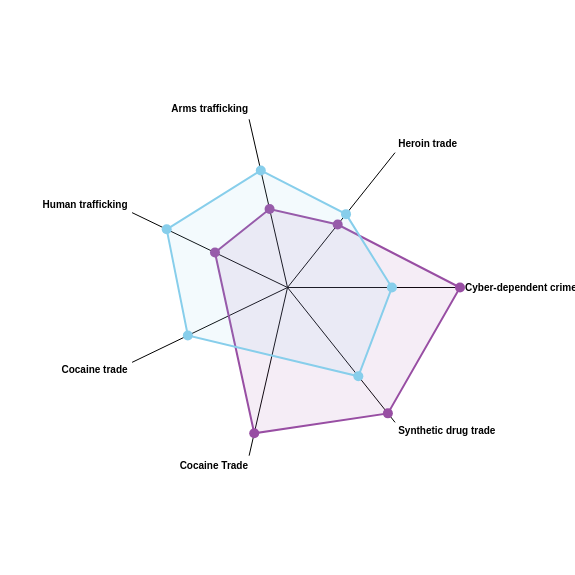

Vega-Lite specification stored for this chart:
### Vega specification from a JSON file in a GitHub repository (floating-point values rounded to 4 significant figures)
{"$schema": "https://vega.github.io/schema/vega/v5.json", "description": "A radar chart example, showing multiple dimensions in a radial layout.", "width": 575, "height": 575, "padding": 115, "autosize": {"type": "none", "contains": "padding"}, "signals": [{"name": "radius", "update": "width / 2"}], "data": [{"name": "table", "values": [{"Country": "Australia", "category": "Human trafficking", "value": 3.5}, {"Country": "Australia", "category": "Arms trafficking", "value": 3.5}, {"Country": "Australia", "category": "Heroin trade", "value": 3.5}, {"Country": "Australia", "category": "Cyber-dependent crimes", "value": 7.5}, {"Country": "Australia", "category": "Synthetic drug trade", "value": 7.0}, {"Country": "Australia", "category": "Cocaine Trade", "value": 6.5}, {"Country": "Rest of World", "category": "Human trafficking", "value": 5.83}, {"Country": "Rest of World", "category": "Arms trafficking", "value": 5.22}, {"Country": "Rest of World", "category": "Heroin trade", "value": 4.08}, {"Country": "Rest of World", "category": "Cyber-dependent crimes", "value": 4.54}, {"Country": "Rest of World", "category": "Synthetic drug trade", "value": 4.94}, {"Country": "Rest of World", "category": "Cocaine trade", "value": 4.81}]}, {"name": "countries", "source": "table", "transform": [{"type": "aggregate", "groupby": ["category"]}]}], "scales": [{"name": "angular", "type": "point", "range": {"signal": "[-PI, PI]"}, "padding": 0.5, "domain": {"data": "countries", "field": "category"}}, {"name": "radial", "type": "linear", "range": {"signal": "[0, radius]"}, "zero": true, "nice": false, "domain": {"data": "table", "field": "value"}, "domainMin": 0}, {"name": "color", "type": "ordinal", "domain": ["Australia", "Rest of World"], "range": ["#984ea3", "skyblue"]}], "encode": {"enter": {"x": {"signal": "radius"}, "y": {"signal": "radius"}}}, "marks": [{"type": "group", "name": "categories", "zindex": 2, "from": {"facet": {"data": "table", "name": "facet", "groupby": ["Country"]}}, "marks": [{"type": "line", "name": "category-line", "from": {"data": "facet"}, "zindex": 0, "encode": {"enter": {"interpolate": {"value": "linear-closed"}, "x": {"signal": "scale('radial', datum.value) * cos(scale('angular', datum.category))"}, "y": {"signal": "scale('radial', datum.value) * sin(scale('angular', datum.category))"}, "stroke": {"scale": "color", "field": "Country"}, "strokeWidth": {"value": 2}, "fill": {"scale": "color", "field": "Country"}, "fillOpacity": {"value": 0.1}}}}, {"type": "symbol", "from": {"data": "facet"}, "zindex": 4, "encode": {"enter": {"x": {"signal": "scale('radial', datum.value) * cos(scale('angular', datum.category))"}, "y": {"signal": "scale('radial', datum.value) * sin(scale('angular', datum.category))"}, "fill": {"scale": "color", "field": "Country"}, "size": {"value": 100}, "tooltip": {"signal": "datum.Country + ': ' + format(datum.value, '.2f')"}}}}]}, {"type": "rule", "name": "radial-grid", "from": {"data": "countries"}, "zindex": 0, "encode": {"enter": {"x": {"value": 0}, "y": {"value": 0}, "x2": {"signal": "radius * cos(scale('angular', datum.category))"}, "y2": {"signal": "radius * sin(scale('angular', datum.category))"}, "stroke": {"value": "black"}, "strokeWidth": {"value": 1}}}}, {"type": "text", "name": "key-label", "from": {"data": "countries"}, "zindex": 1, "encode": {"enter": {"x": {"signal": "(radius + 5) * cos(scale('angular', datum.category))"}, "y": {"signal": "(radius + 5) * sin(scale('angular', datum.category))"}, "text": {"field": "category"}, "align": [{"test": "abs(scale('angular', datum.category)) > PI / 2", "value": "right"}, {"value": "left"}], "baseline": [{"test": "scale('angular', datum.category) > 0", "value": "top"}, {"test": "scale('angular', datum.category) == 0", "value": "middle"}, {"value": "bottom"}], "fill": {"value": "black"}, "fontWeight": {"value": "bold"}, "fontSize": {"value": 10}}}}]}
